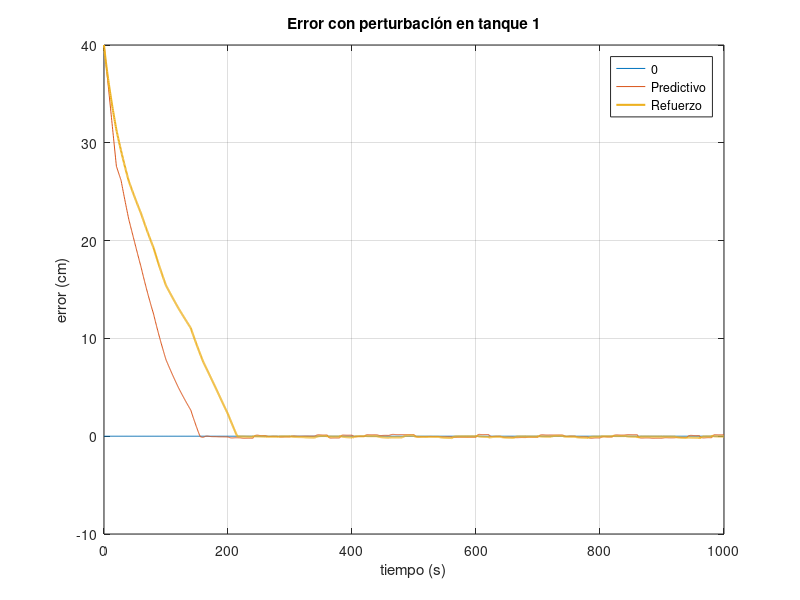
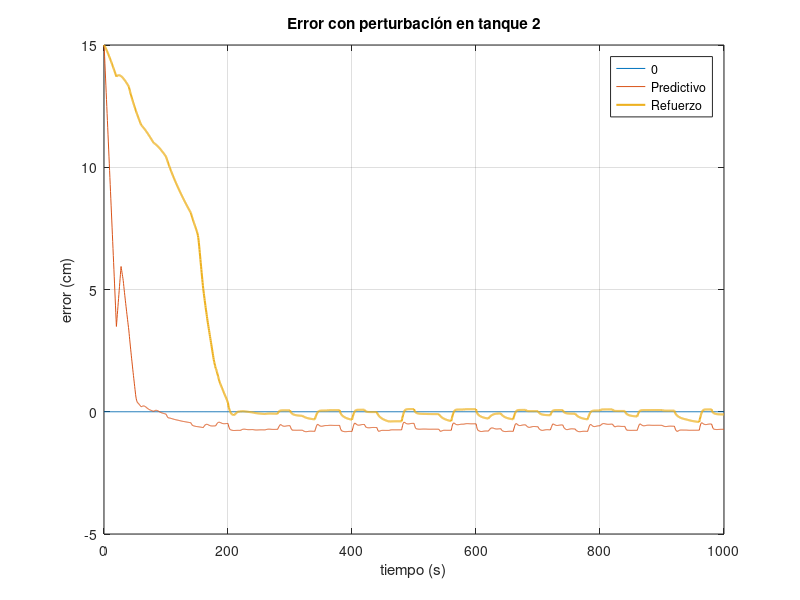

Source code (MATLAB) for these figures, in order:

clear all;

% Errores

error_predictive = load("error_predictive.mat", "error");
error_predictive = error_predictive.("error");

error_rl = load("error_rl.mat", "error");
error_rl = error_rl.("error");

figure(1)
plot(error_predictive(1,:), zeros(size(error_predictive(1,:))), error_predictive(1,:), error_predictive(2,:)*100, ...
    error_rl(1,:), error_rl(2,:)*100, 'linewidth', 1.5);
grid on;
xlabel('tiempo (s)');
ylabel('error (cm)');
legend('0', 'Predictivo', 'Refuerzo');
title('Error con perturbación en tanque 1');

figure(2)
plot(error_predictive(1,:), zeros(size(error_predictive(1,:))), error_predictive(1,:), error_predictive(3,:)*100, ...
    error_rl(1,:), error_rl(3,:)*100, 'linewidth', 1.5);
grid on;
xlabel('tiempo (s)');
ylabel('error (cm)');
legend('0', 'Predictivo', 'Refuerzo');
title('Error con perturbación en tanque 2');

